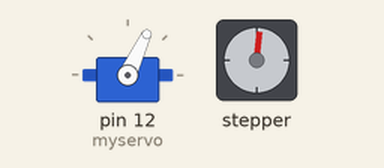
Simulated run of this sketch. Board: Arduino Uno, built with avr-gcc and run on an emulated ATmega328P. Shown: servo, stepper motor. Stepper angles assume 200 steps per turn; what the sketch prints to the serial monitor is not drawn.

Above: at 0.15 s.
At 0.75 s:
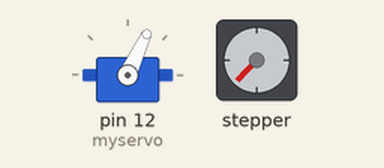
At 1.6 s:
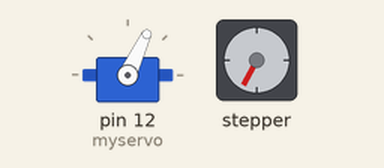
Timing chart, 0 to 3.1 s (numbered marks = the images above):
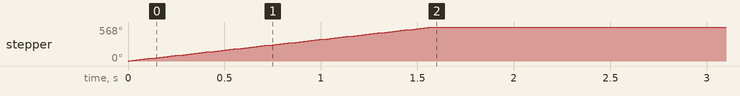

The sketch:

control.ino
```cpp
/*
 Rotational Antenna Tracking System Software
 Cornell Rocketry Team

 This program receives rocket telemetry,
 aims the antenna at the rocket's location,
 and passes the data on to the ground station laptop

 Created SP23
 by Zach Garcia

 */

#include <Stepper.h>
#include <Servo.h>
#include <ArduinoJson.h>

// change this to fit the number of steps per revolution for the motor
const int motorStepsPerRevolution = 200;
const int platformStepsPerRev = 1280;

bool launched = false;
bool telemetry = false;
long launchTime = 0;

// initialize the stepper library on pins 14 through 17:
Stepper myStepper(motorStepsPerRevolution, 7, 8, 9, 10);

Servo myservo;

DynamicJsonDocument data(1024);

// roundabout
// long double lat1 = 32.984202;
// long double long1 = -106.975268;
// // spaceport america
// long double lat2 = 32.990509;
// long double long2 = -106.975575;
// // directly south
// long double lat3 = 32.988750;
// long double long3 = -106.985446;
// // directly west
// long double lat4 = 32.990509;
// long double long4 = -106.985567;
// // directly north
// long double lat5 = 32.997895;
// long double long5 = -106.975575;
// // directly east
// long double lat6 = 32.990509;
// long double long6 = -106.965575;
// two miles west
long double lat7 = 32.989786;
long double long7 = -107.024810;

long double elevRock = 10000;
long double elevGround = 0;

long double rockLat;
long double rockLong;

long double groundLat = 32.990509;
long double groundLong = -106.975575;

int stepPos = 0;
int num_messages = 0;

// Utility function for printing doubles
void printDouble( double val, unsigned int precision){

    Serial.print (int(val));  //prints the int part
    Serial.print("."); // print the decimal point
    unsigned int frac;
    if(val >= 0)
        frac = (val - int(val)) * precision;
    else
        frac = (int(val)- val ) * precision;
    Serial.print(frac,DEC) ;
}

// Utility function for
// converting degrees to radians
long double toRadians(const long double degree)
{
  long double one_deg = (M_PI) / 180;
  return (one_deg * degree);
}

// Utility function for converting radians to degrees
long double toDegrees(const long double radian)
{
  long double one_rad = 180 / (M_PI);
  return (one_rad * radian);
}

// calculates the distance between two lat/long points via the Haversine Formula
long double distance(long double lat1, long double long1,
                     long double lat2, long double long2)
{
  // Convert the latitudes and longitudes from degree to radians.
  lat1 = toRadians(lat1);
  long1 = toRadians(long1);
  lat2 = toRadians(lat2);
  long2 = toRadians(long2);

  // Haversine Formula
  long double dlong = long2 - long1;
  long double dlat = lat2 - lat1;
  long double ans = pow(sin(dlat / 2), 2) + cos(lat1) * cos(lat2) * pow(sin(dlong / 2), 2);
  ans = 2 * asin(sqrt(ans));

  // Radius of Earth in Kilometers
  long double R = 6371;
  ans = ans * R;

  return ans;
}

long double bearing(long double lat1, long double long1, long double lat2, long double long2)
{
  lat1 = toRadians(lat1);
  long1 = toRadians(long1);
  lat2 = toRadians(lat2);
  long2 = toRadians(long2);

  // Bearing formula
  long double del_L = long2 - long1;
  long double x = cos(lat2) * sin(del_L);
  long double y = cos(lat1) * sin(lat2) - sin(lat1) * cos(lat2) * cos(del_L);
  long double bearing = atan2(x, y);
  return toDegrees(bearing);
}

long double ascension(long double elev_rocket, long double elev_gs, long double dist)
{
  long double y = elev_rocket - elev_gs;
  return toDegrees(atan(y / (dist * 1000)));
}

void setStepperIdle() {
  digitalWrite(7, LOW);
  digitalWrite(8, LOW);
  digitalWrite(9, LOW);
  digitalWrite(10, LOW);
}

void setup() {
  // attaches the servo on pin GI15 to the servo object
  myservo.attach(12, 500, 2500);
  // set the speed at 60 rpm:
  myStepper.setSpeed(60);
  // initialize the serial port:
  Serial.begin(9600);
}

void loop() {
  //TODO: receive telemetry
  rockLat = lat7;
  rockLong = long7;

  if (launched && launchTime == 0) {
    launchTime = millis();
  } else if (launched && !telemetry) {
    //switch to backup data
  }

  //convert coordinates to angles
  long double dist = distance(rockLat, rockLong, groundLat, groundLong);
  Serial.print("Distance: ");
  printDouble(dist, 15);
  Serial.println(" km");
  long double bear = bearing(rockLat, rockLong, groundLat, groundLong);
  Serial.print("Bearing: ");
  printDouble(bear, 15);
  Serial.println(" degrees");
  long double asc = ascension(elevRock, elevGround, dist);
  Serial.print("Ascension: ");
  printDouble(asc, 15);
  Serial.println(" degrees");
  int target = (bear / 360) * platformStepsPerRev;
  int stepsToTake;
  if (target - stepPos > (platformStepsPerRev / 2)) {
    stepsToTake = (target - stepPos) - platformStepsPerRev;
  } else if (target - stepPos < -(platformStepsPerRev / 2)) {
    stepsToTake = (target - stepPos) + platformStepsPerRev;
  } else {
    stepsToTake = target - stepPos;
  }
  stepPos = target;

  //aim antenna
  myservo.write(asc);
  // Serial.println("delaying");
  // delay(1000000);
  myStepper.step(stepsToTake);
  setStepperIdle();
  delay(500);
  Serial.println(stepsToTake);

  //package data in JSON
  data["latitude"] = 0.0;
  data["longitude"] = 0.0;
  data["elevation"] = 0.0;
  data["accel_x"] = 0.0;
  data["accel_y"] = 0.0;
  data["accel_z"] = 0.0;
  data["gyro_x"] = 0.0;
  data["gyro_y"] = 0.0;
  data["gyro_z"] = 0.0;
  data["mag_x"] = 0.0;
  data["mag_y"] = 0.0;
  data["mag_z"] = 0.0;
  data["temp"] = 0.0;
  for (int i = 0; i < num_messages; i++) {
    data["messages"][i] = "PLACEHOLDER";
  }

  //send data to laptop
  serializeJson(data, Serial);
  Serial.println();

  delay(1000);
}
```

Measured:
- by itself, stepper: turns 568° clockwise in 1.6 s
